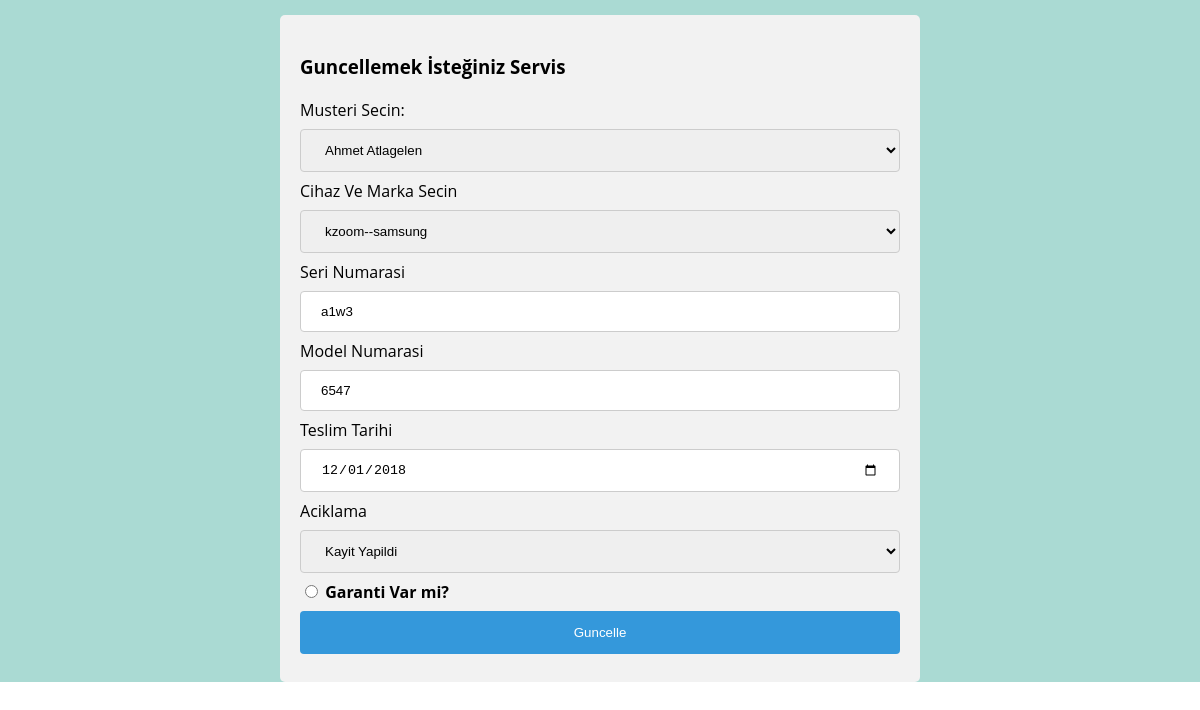
The app's page /panel/duzenleservis.php?id=1 with its own data.
### tables this page shows
CREATE TABLE `servis` (
  `id` int(11) NOT NULL,
  `musteriid` int(11) NOT NULL,
  `markaid` int(11) NOT NULL,
  `cihazid` int(11) NOT NULL,
  `yetkiliid` int(11) NOT NULL,
  `serino` varchar(50) NOT NULL,
  `modelno` varchar(50) NOT NULL,
  `teslimtarihi` date NOT NULL,
  `aciklama` varchar(50) NOT NULL,
  `garanti` tinyint(1) NOT NULL
);

### panel/duzenleservis.php (the view, shortened to what this page needs)
<!doctype html>
<html lang="tr">
<head>
</head>
<body>
<?php
    require_once "../baglan.php";
$id = $_GET['id'];
$liste = $conn->query(" SELECT * FROM servis WHERE id='$id'",
    PDO::FETCH_ASSOC);
?>
<div id="ortala">
<div id="formservisduzenle"  >
    <h3>Guncellemek İsteğiniz Servis</h3>
    <form method="post">
        <label for="musteriad">Musteri Secin: </label>
        <select name="musteriad" required>
            <?php
            require_once "../baglan.php";
            $liste1 = $conn->query(" SELECT * FROM musteri");
            $result=$liste1->fetchAll();
            foreach ($result as $row){
                echo "<option  value='".$row['idmusteri']."'>".$row['ad']." ".$row['soyad']."</option>";
            }
            ?>
        </select>
        <label for="marka">Cihaz Ve Marka Secin</label>
        <select name="marka" required>
            <?php
            require_once "../baglan.php";
            $liste1 = $conn->query(" SELECT * FROM cihaz INNER JOIN marka on cihaz.markaid=marka.idmarka");
            $result=$liste1->fetchAll();
            foreach ($result as $row){
                echo "<option  value='".$row['idcihaz']."|".$row['markaid']."'>". $row["cihazadi"]."--" .$row['markaadi']."</option>";} ?>
        </select>
        <?php foreach ($liste as $rows){   ?>
        <label for="serino">Seri Numarasi</label>
        <input type="text" name="serino" value="<?php echo $rows['serino']; ?>" required>
        <label for="modelno">Model Numarasi</label>
        <input type="text" name="modelno" placeholder="Model Numarasini Girin" value="<?php echo $rows['modelno']; ?>" required>
        <label for="teslimtarihi">Teslim Tarihi</label>
        <input type="date" name="teslimtarihi" value="<?php echo $rows['teslimtarihi']; }?>" required>
        <label for="aciklama">Aciklama</label>
        <select name="aciklama" required>
            <option value="Kayit Yapildi">Kayit Yapildi</option>
        </select>
        <input type="radio" id="1" name="garanti" value="1">
        <label for="1"><b>Garanti Var mi?</b></label>
        <input type="submit" value="Guncelle" name="servisekle">
    </form>
</div>
</div>
</body>
</html>

### records on screen
servis: serino "a1w3", modelno "6547", teslimtarihi "12/01/2018"

### other values on screen
form field musteriad "Ahmet Atlagelen"
form field marka "kzoom--samsung"
